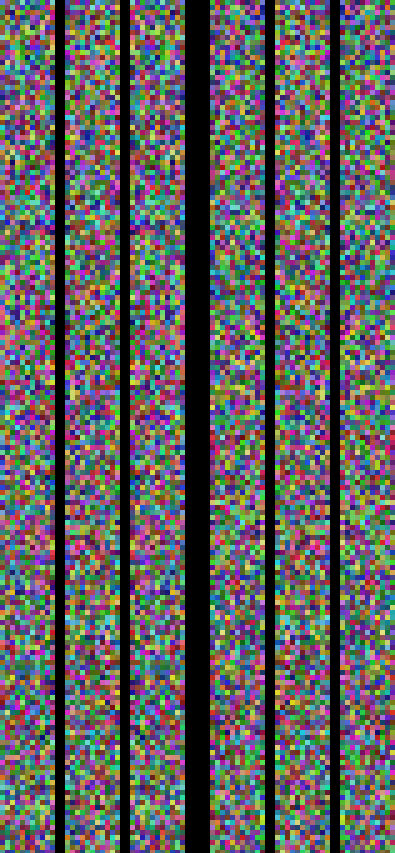
Frame 1 (no input)
Frame 60 (the mouse pressed at the canvas centre just before this capture): identical to frame 1, image omitted
Frame 120 (the mouse held since frame 60 and released just before this capture): identical to frame 1, image omitted

The Processing sketch that drew this single still picture (run headless with seeded random() and noise(); from frame 60 on, the mouse is pressed at the canvas centre):

// Processing sketch: Kirchenfenster_Gerhard_Richter
// ── Kirchenfenster_Gerhard_Richter.pde
int e;
PImage img;
void setup() {
  size(395, 853);
  noStroke();
  //frameRate(12);
  colorMode(HSB, 360, 100, 100);
  Fenster();
}
void draw() {
  if (keyPressed) {
    Fenster();
  }
}
void Fenster() {
  //ganz links (13er Reihe)
  for (int i = 0; i <= 60; i = i + 5) {
    for (int e = 0; e <= 1000; e = e + 5) {
      fill(random(360), random(40, 90), random(40, 90));
      rect(i, e, 5, 5);
      rect(180-i, e, 5, 5);
    }
  }
  //links+1 (11er Reihe)
  for (int i = 65; i <= 115; i = i + 5) {
    for (int e = 0; e <= 1000; e = e + 5) {
      fill(random(360), random(40, 90), random(40, 90));
      rect(i, e, 5, 5);
      rect(390-i, e, 5, 5);
    }
  }
  //Mitte (5er Reihe [ungespiegelt])
  for (int i = 185; i <= 205; i = i + 5) {
    for (int e = 0; e <= 1000; e = e + 5) {
      fill(random(360), random(40, 90), random(40, 90));
      rect(i, e, 5, 5);
    }
  }
  //mitte rechts (13er Reihe)
  for (int i = 210; i <= 270; i = i + 5) {
    for (int e = 0; e <= 1000; e = e + 5) {
      fill(random(360), random(40, 90), random(40, 90));
      rect(i, e, 5, 5);
      rect(600-i, e, 5, 5);
    }
  }
  fill(0);
  rect(55, 0, 10, 1000);
  rect(120, 0, 10, 1000);
  rect(185, 0, 25, 1000);
  rect(265, 0, 10, 1000);
  rect(330, 0, 10, 1000);
}
